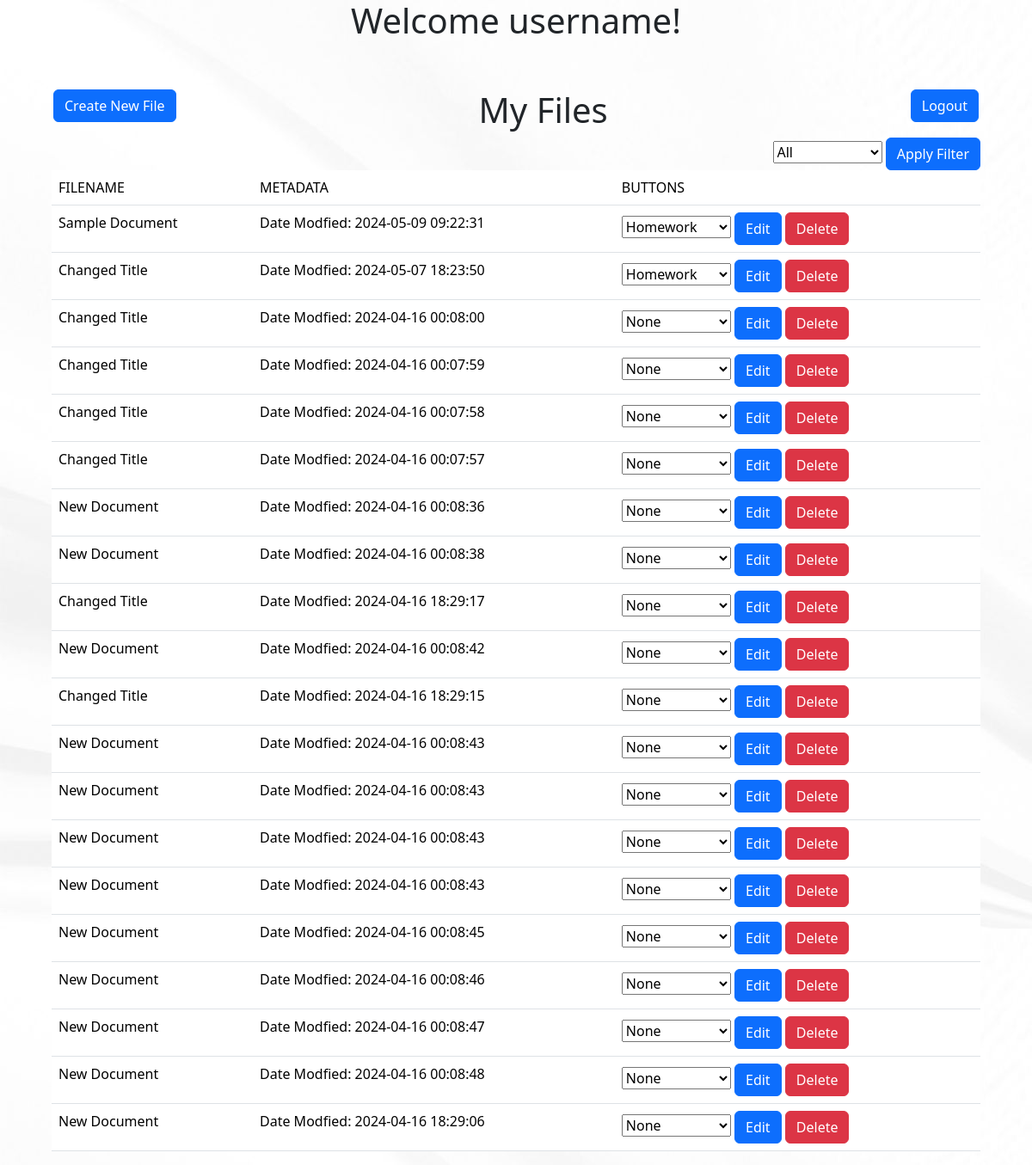
Page / (signed in) on the earlier database version.
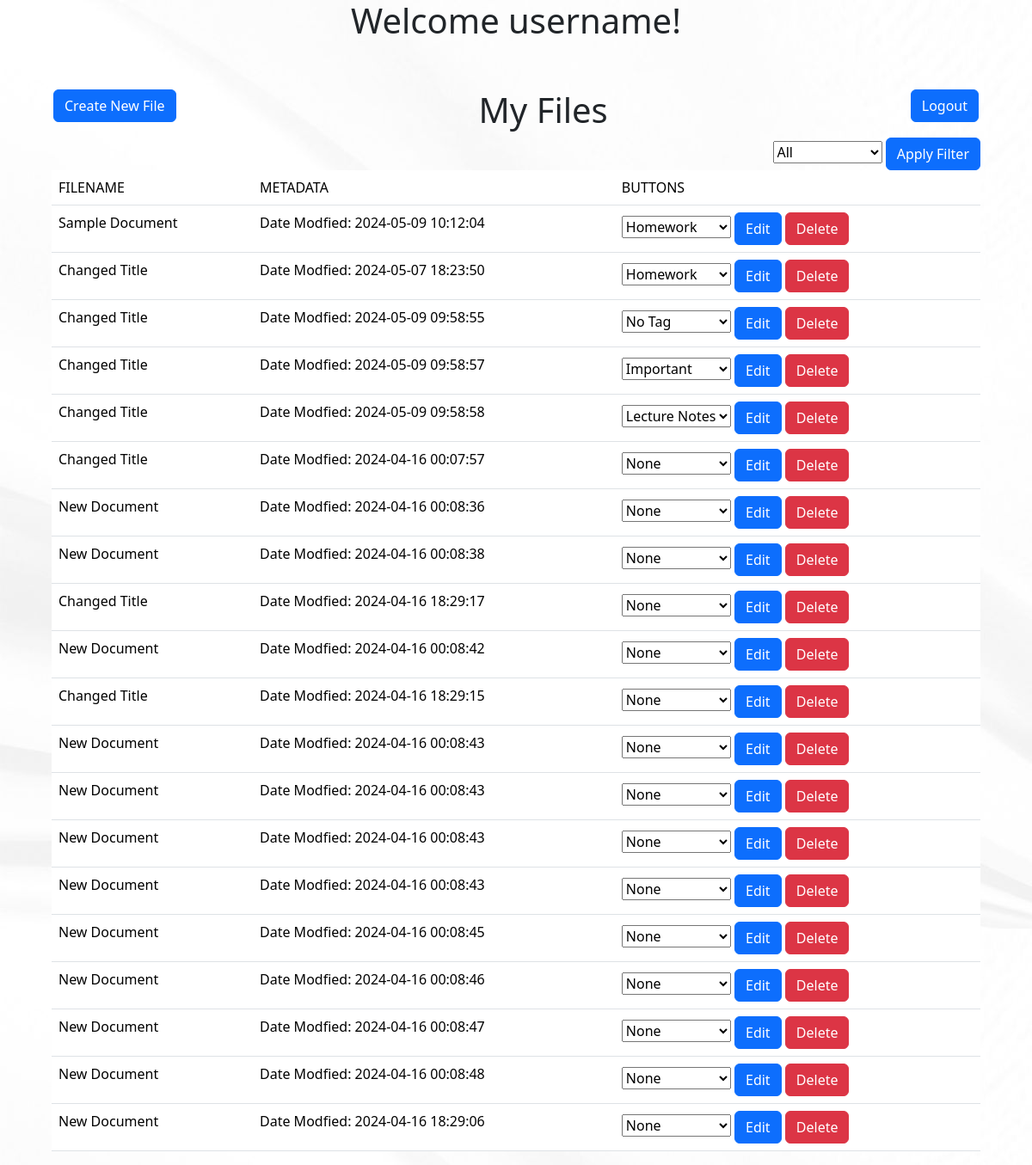
Same page on the later database version.
### NoteNinjabackend/models.py (models this page shows)
class Document(db.Model):
    id = db.Column(db.Integer, primary_key=True)
    data = db.Column(db.String(10000))
    date = db.Column(db.DateTime(timezone=True), default=func.now())
    name = db.Column(db.String(100))
    tag = db.Column(db.String(100))
    font = db.Column(db.String(100))
    font_size = db.Column(db.Integer)
    align = db.Column(db.String(100))
    user_id = db.Column(db.Integer, db.ForeignKey('user.id'))

### NoteNinjabackend/views.py (the view, shortened to what this page needs)
@views.route('/', methods=['GET', 'POST'])
@login_required
def home():
    data = request.form
    submitType = request.form.get("submitType")
    docID = request.form.get("docID")
    var = {"docID":docID}
    print(data)
    if request.method == "GET":
        return render_template("home.html", query=db.session.get(User,current_user.id).documents, user=db.session.get(User,current_user.id))

### NoteNinjabackend/templates/home.html (shortened to what this page needs)
<!DOCTYPE html>
<html lang="en">
<head>
    <link href="https://cdn.jsdelivr.net/npm/bootstrap@5.3.3/dist/css/bootstrap.min.css" rel="stylesheet">
</head>
<body background="{{ url_for('static',filename='resources/background.jpg') }}" style="width: 90%; align-items: center; margin-left: 5%;">
    <div class="title">
        <h1 style="text-align: center;">Welcome {{user.username}}!</h1>
    </div>
    <br><br>
    <form method="POST">
        <button class="btn btn-primary" style="float:left; margin-left: 2px;" name="submitType" value="create">Create New File</button>
    </form>
    <a href="/logout"class="btn btn-primary" style="float:right; margin-right: 2px;">Logout</a>
    <table class="table">
        <h1 style="text-align: center;">My Files</h1>
        <thead>
            <tr>
                <td>
                    FILENAME
                </td>
                <td>
                    METADATA
                </td>
                <td>
                    BUTTONS
                </td>
            </tr>
            <div style="float: right">
                <form method="POST">
                    <select id="filterBox" name="filterType">
                        <option name="filterType" value="All">All</option>
                    </select>
                    <button type="submit" class="btn btn-primary" name="submitType" value="filter">Apply Filter</button>
                </form>
            </div>
        </thead>
        <tbody>
            {% for Document in query %}
            <tr>
                <td>
                    {{Document.name}}
                </td>
                <td>
                    Date Modfied:
                    {{Document.date}}
                </td>
                <td>
                    <form method="POST">
                        <select id="tagBox">
                            <option disabled selected value="{{Document.tag}}">{{Document.tag}}</option>
                        </select>
                        <button type="submit" class="btn btn-primary" name="submitType" value="edit">Edit</button>
                        <button type="submit" class="btn btn-danger" name="submitType" value="delete">Delete</button>
                    </form>
                </td>
            </tr>
            {% endfor %}
        </tbody>
    </table>
</body>
</html>

Differences in the rows shown:
changed Document "Sample Document": date "2024-05-09 09:22:31" → "2024-05-09 10:12:04"
changed Document: date "2024-04-16 00:08:00" → "2024-05-09 09:58:55"; tag "None" → "No Tag"
changed Document: date "2024-04-16 00:07:59" → "2024-05-09 09:58:57"; tag "None" → "Important"
changed Document: date "2024-04-16 00:07:58" → "2024-05-09 09:58:58"; tag "None" → "Lecture Notes"
